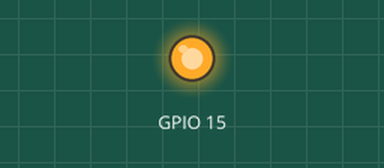
This program was run on a simulated Raspberry Pi (BCM pin numbers). On the bench: output pins drawn as LEDs (lit = HIGH). What the program prints to the terminal is not drawn. At 8.0 s the program stops and its outputs stay as they are.

Above: at 1.5 s.
At 3.5 s:
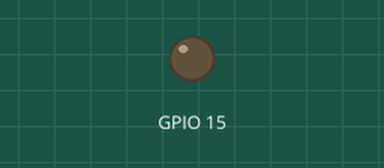
Timing chart, 0 to 4.6 s (numbered marks = the images above):
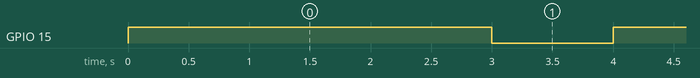

The program:

test-doorbell-ringing.py
```python
# (licence header left out)
import RPi.GPIO as GPIO, time

GPIO.setwarnings(False)
GPIO.setmode(GPIO.BCM)
GPIO.setup(15, GPIO.OUT)

def ring(delay):
  GPIO.output(15, GPIO.HIGH)
  time.sleep(delay)
  GPIO.output(15, GPIO.LOW)
  time.sleep(1)

print("Ringing the doorbell for 3 secs.")
ring(3)
print("Ringing the doorbell twice for 1 sec.")
ring(1)
ring(1)
print("Stop ringing and exit.")
```

Measured:
- by itself, GPIO 15: repeats every 2.0 s: LOW 1.0 s, HIGH 1.0 s
